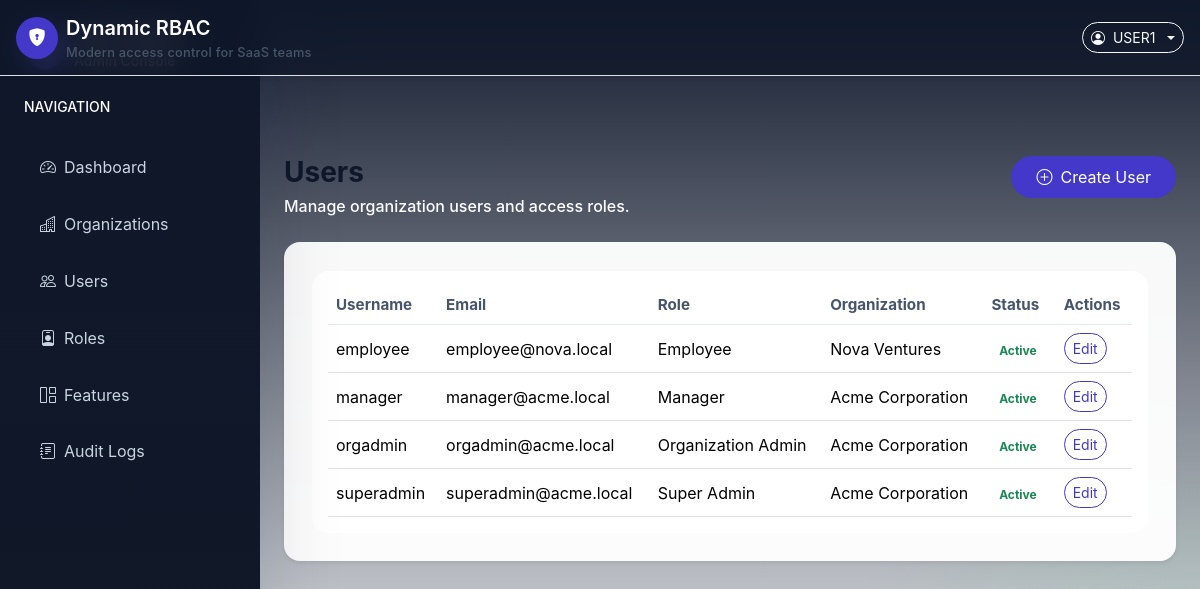
/accounts/users/ (signed in), run on the app's committed database.
### accounts/models.py (models this page shows, shortened)
class UserProfile(models.Model):
    user = models.OneToOneField(settings.AUTH_USER_MODEL, on_delete=models.CASCADE, related_name="profile")
    organization = models.ForeignKey("organizations.Organization", on_delete=models.PROTECT, related_name="user_profiles")
    role = models.ForeignKey("roles.Role", on_delete=models.PROTECT, related_name="users")
    is_active = models.BooleanField(default=True)
    created_at = models.DateTimeField(auto_now_add=True)
    updated_at = models.DateTimeField(auto_now=True)
    class Meta:
        ordering = ["user__username"]

### roles/models.py (models this page shows, shortened)
class Role(models.Model):
    id = models.UUIDField(primary_key=True, default=uuid.uuid4, editable=False)
    organization = models.ForeignKey("organizations.Organization", on_delete=models.CASCADE, related_name="roles")
    name = models.CharField(max_length=120)
    description = models.TextField(blank=True)
    is_default = models.BooleanField(default=False)
    created_by = models.ForeignKey(settings.AUTH_USER_MODEL, on_delete=models.SET_NULL, null=True, blank=True, related_name="created_roles")
    created_at = models.DateTimeField(auto_now_add=True)
    updated_at = models.DateTimeField(auto_now=True)
    class Meta:
        unique_together = ("organization", "name")
        ordering = ["organization", "name"]

### organizations/models.py (models this page shows, shortened)
class Organization(models.Model):
    id = models.UUIDField(primary_key=True, default=uuid.uuid4, editable=False)
    name = models.CharField(max_length=150, unique=True)
    description = models.TextField(blank=True)
    created_at = models.DateTimeField(auto_now_add=True)
    updated_at = models.DateTimeField(auto_now=True)
    class Meta:
        ordering = ["name"]

### accounts/views.py (the view)
# urls.py: path("users/", UserListView.as_view(), name="user_list"),
class UserListView(PermissionRequiredMixin, LoginRequiredMixin, ListView):
    model = UserProfile
    template_name = "users/user_list.html"
    context_object_name = "profiles"
    feature_code = "USER_MANAGEMENT"
    permission_action = "view"
    def get_queryset(self):
        user = self.request.user
        queryset = UserProfile.objects.select_related("user", "role", "organization")
        if user.is_superuser:
            return queryset
        if hasattr(user, "profile") and user.profile.organization:
            return queryset.filter(organization=user.profile.organization)
        return queryset.none()

### permissions_app/mixins.py (called while the page is built)
    def dispatch(self, request, *args, **kwargs):
        if not self.feature_code:
            return super().dispatch(request, *args, **kwargs)
        if not has_permission(request.user, self.feature_code, self.permission_action):
            if not request.user.is_authenticated:
                return redirect(reverse_lazy("login"))
            return HttpResponseForbidden("You do not have permission to access this page.")
        return super().dispatch(request, *args, **kwargs)

### permissions_app/templatetags/rbac_tags.py (called while the page is built)
@register.simple_tag(takes_context=True)
def has_permission(context, feature_code, action="view"):
    request = context.get("request")
    if not request:
        return False
    return permission_check(request.user, feature_code, action)

### permissions_app/utils.py (called while the page is built, shortened)
def has_permission(user, feature_code: str, action: str) -> bool:
    if not user or not user.is_authenticated:
        return False
    if user.is_superuser:
        return True

### templates/users/user_list.html
{% extends 'base.html' %}
{% block content %}
<div class="d-flex flex-column flex-md-row justify-content-between align-items-start gap-3 mb-4">
    <div>
        <h1 class="h3 mb-1 page-title">Users</h1>
        <p class="page-subtitle mb-0">Manage organization users and access roles.</p>
    </div>
    <a class="btn btn-indigo btn-pill px-4 py-2" href="{% url 'user_create' %}">
        <i class="bi bi-plus-circle me-2"></i>Create User
    </a>
</div>
<div class="card rounded-4 shadow-sm">
    <div class="card-body">
        <div class="table-responsive">
            <table class="table table-hover align-middle mb-0">
                <thead>
                    <tr>
                        <th>Username</th>
                        <th>Email</th>
                        <th>Role</th>
                        <th>Organization</th>
                        <th>Status</th>
                        <th>Actions</th>
                    </tr>
                </thead>
                <tbody>
                    {% for profile in profiles %}
                        <tr>
                            <td>{{ profile.user.username }}</td>
                            <td>{{ profile.user.email }}</td>
                            <td>{{ profile.role.name }}</td>
                            <td>{{ profile.organization.name }}</td>
                            <td><span class="badge bg-soft-success text-success rounded-pill">{{ profile.is_active|yesno:"Active,Inactive" }}</span></td>
                            <td>
                                <a class="btn btn-sm btn-outline-indigo btn-pill" href="{% url 'user_update' profile.user.pk %}">Edit</a>
                            </td>
                        </tr>
                    {% empty %}
                        <tr>
                            <td colspan="6" class="empty-state">No users found.</td>
                        </tr>
                    {% endfor %}
                </tbody>
            </table>
        </div>
    </div>
</div>
{% endblock %}

### templates/base.html (shortened to what this page needs)
{% load static %}
{% load rbac_tags %}
<!DOCTYPE html>
<html lang="en">
<head>
    <link href="https://cdn.jsdelivr.net/npm/bootstrap@5.3.1/dist/css/bootstrap.min.css" rel="stylesheet">
    <link href="https://cdn.jsdelivr.net/npm/bootstrap-icons@1.11.3/font/bootstrap-icons.css" rel="stylesheet">
    <link rel="stylesheet" href="{% static 'css/styles.css' %}">
</head>
<body class="bg-body">
<nav class="navbar navbar-expand-xl navbar-dark shadow-sm fixed-top bg-glass border-bottom">
    <div class="container-fluid px-3">
        <a class="navbar-brand d-flex align-items-center gap-2" href="{% url 'dashboard' %}">
            <span class="brand-icon d-inline-flex align-items-center justify-content-center rounded-circle">
                <i class="bi bi-shield-lock-fill"></i>
            </span>
            <div class="d-flex flex-column">
                <span class="fw-semibold">Dynamic RBAC</span>
                <small class="navbar-tagline text-white-75">Modern access control for SaaS teams</small>
            </div>
        </a>
        <div class="collapse navbar-collapse justify-content-end">
            <div class="d-flex align-items-center gap-3">
                {% if user.is_authenticated %}
                    <div class="dropdown">
                        <button class="btn btn-outline-light btn-sm rounded-pill dropdown-toggle d-flex align-items-center gap-2"
                                type="button" id="userMenuButton" data-bs-toggle="dropdown" aria-expanded="false">
                            <i class="bi bi-person-circle"></i>
                            <span>{{ user.username }}</span>
                        </button>
                    </div>
                {% else %}
                    <a class="btn btn-outline-light btn-sm rounded-pill" href="{% url 'login' %}">Login</a>
                {% endif %}
            </div>
        </div>
    </div>
</nav>
{% if user.is_authenticated %}
                    {% has_permission 'DASHBOARD' 'view' as can_view_dashboard %}
                    {% has_permission 'ORG_MANAGEMENT' 'view' as can_view_org_management %}
                    {% has_permission 'USER_MANAGEMENT' 'view' as can_view_user_management %}
                    {% has_permission 'ROLE_MANAGEMENT' 'view' as can_view_role_management %}
                    {% has_permission 'AUDIT_LOGS' 'view' as can_view_audit_logs %}
    <aside class="sidebar d-none d-xl-flex flex-column p-4">
        <div class="sidebar-brand mb-4 text-white d-flex align-items-center gap-2">
            <span class="brand-icon bg-indigo text-white rounded-circle d-inline-flex align-items-center justify-content-center">
            </span>
            <div>
                <div class="fw-semibold">RBAC Platform</div>
                <small class="text-muted">Admin Console</small>
            </div>
        </div>
        <div class="sidebar-section mb-4 text-uppercase text-muted small">Navigation</div>
        <nav class="nav nav-pills flex-column gap-1">
            {% if can_view_dashboard %}
                <a class="nav-link" href="{% url 'dashboard' %}"><i class="bi bi-speedometer2 me-2"></i>Dashboard</a>
            {% endif %}
            {% if can_view_org_management %}
                <a class="nav-link" href="{% url 'organization_list' %}"><i class="bi bi-buildings me-2"></i>Organizations</a>
            {% endif %}
            {% if can_view_user_management %}
                <a class="nav-link" href="{% url 'user_list' %}"><i class="bi bi-people me-2"></i>Users</a>
            {% endif %}
            {% if can_view_role_management %}
                <a class="nav-link" href="{% url 'role_list' %}"><i class="bi bi-person-badge me-2"></i>Roles</a>
                <a class="nav-link" href="{% url 'feature_list' %}"><i class="bi bi-grid-1x2 me-2"></i>Features</a>
            {% endif %}
            {% if can_view_audit_logs %}
                <a class="nav-link" href="{% url 'audit_log_list' %}"><i class="bi bi-journal-text me-2"></i>Audit Logs</a>
            {% endif %}
        </nav>
    </aside>
{% endif %}
<div class="{% if user.is_authenticated %}main-content{% else %}main-content-no-sidebar{% endif %}">
    <div class="container-fluid px-4 py-5">
        <div id="toastContainer" class="toast-container position-fixed top-0 end-0 p-3"></div>
        {% block content %}{% endblock %}
    </div>
</div>
</body>
</html>

### static/css/styles.css (style rules this page uses)
:root { --bg-surface: #ffffff; --bg-soft: #eef2ff; --bg-body: #f8fafc; --bg-sidebar: #0f172a; --text-base: #0f172a; --text-muted: #ffffff; --text-secondary: #1e293b; --primary: #4338ca; --primary-dark: #3730a3; --success: #10b981; --border: #e2e8f0; }
body { min-height: 100vh; background: linear-gradient(180deg, rgba(15, 23, 42, 0.98) 0%, rgba(248, 250, 252, 0.92) 100%); color: var(--text-base); font-family: Inter, system-ui, -apple-system, BlinkMacSystemFont, "Segoe UI", sans-serif; }
body::before { content: ""; position: fixed; inset: 0; background: radial-gradient(circle at top left, rgba(99, 102, 241, 0.14), transparent 24%), radial-gradient(circle at bottom right, rgba(34, 197, 94, 0.12), transparent 28%); pointer-events: none; z-index: -1; }
.navbar { min-height: 72px; background: rgba(15, 23, 42, 0.84) !important; backdrop-filter: blur(12px); box-shadow: 0 12px 30px rgba(15, 23, 42, 0.12); }
.bg-glass { background: rgba(15, 23, 42, 0.75) !important; backdrop-filter: blur(14px); }
.navbar-tagline { font-size: 0.8rem; letter-spacing: 0.02em; }
.brand-icon { width: 42px; height: 42px; background: var(--primary); color: #fff; font-size: 1.1rem; }
.sidebar { width: 260px; min-height: 100vh; background: linear-gradient(180deg, #0f172a 0%, #111827 100%); color: #dbeafe; position: fixed; top: 0; left: 0; z-index: 1020; box-shadow: 0 24px 80px rgba(15, 23, 42, 0.15); }
.sidebar .sidebar-brand, .sidebar .sidebar-section { color: #94a3b8; }
.sidebar .nav-link { color: #cbd5e1; padding: 0.9rem 1rem; border-radius: 0.95rem; transition: background 0.2s ease, color 0.2s ease; }
.main-content { margin-left: 260px; padding-top: 108px; }
.container-fluid { max-width: 1440px; }
.card { border: 0; border-radius: 1rem; box-shadow: 0 18px 50px rgba(15, 23, 42, 0.12); background: rgba(255, 255, 255, 0.96); }
.card .card-body { padding: 1.75rem; }
.btn-pill { border-radius: 999px; }
.btn-indigo { background-color: var(--primary); color: #fff; border-color: transparent; }
.btn-outline-indigo { color: var(--primary); border-color: var(--primary); }
.text-muted { color: var(--text-muted) !important; font-weight: 500; }
.table-responsive { border-radius: 1rem; background: var(--bg-surface); padding: 1rem; box-shadow: inset 0 1px 0 rgba(15, 23, 42, 0.03); }
.table { margin-bottom: 0; }
.table thead th { border-bottom: 1px solid #e2e8f0; color: #475569; font-size: 0.95rem; }
.table td, .table th { vertical-align: middle; }
small { font-weight: 500; color: #475569; }
.page-title { margin-bottom: 1.5rem; color: #0f172a; font-weight: 700; }
.page-subtitle { color: #475569; font-weight: 500; line-height: 1.5; }

### templates/base.html (style rules this page uses)
.page-title { color: #0f172a; font-weight: 700; }
.page-subtitle { color: #ffffff; font-weight: 500; }

### data on the page
UserProfile: user.username "employee", user.email "employee@nova.local", role.name "Employee", organization.name "Nova Ventures", is_active "Active"
UserProfile: user.username "manager", user.email "manager@acme.local", role.name "Manager", organization.name "Acme Corporation", is_active "Active"
UserProfile: user.username "orgadmin", user.email "orgadmin@acme.local", role.name "Organization Admin", organization.name "Acme Corporation", is_active "Active"
UserProfile: user.username "superadmin", user.email "superadmin@acme.local", role.name "Super Admin", organization.name "Acme Corporation", is_active "Active"

### other printed values
{{ user.username }} "USER1"
